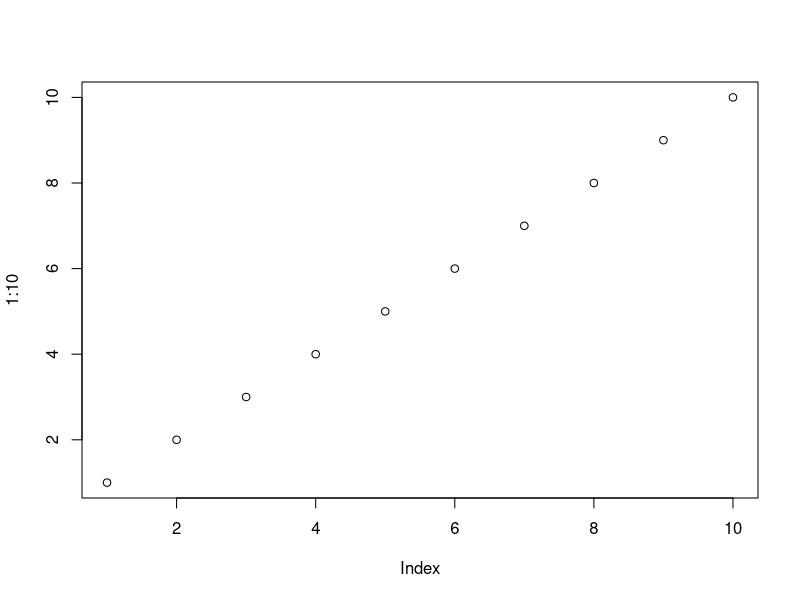
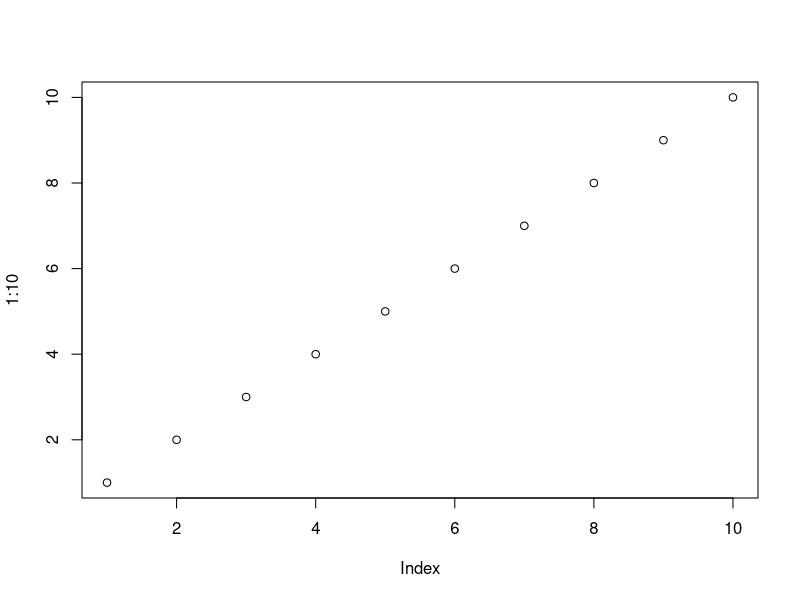
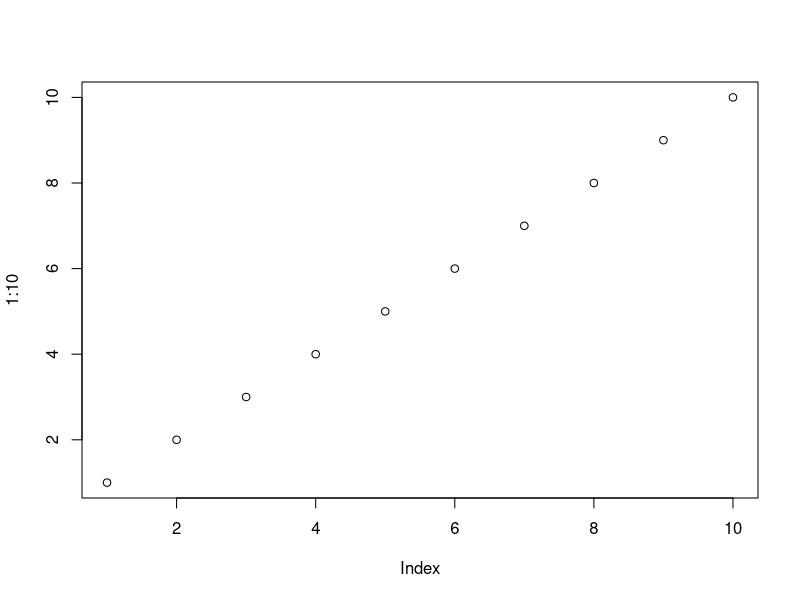
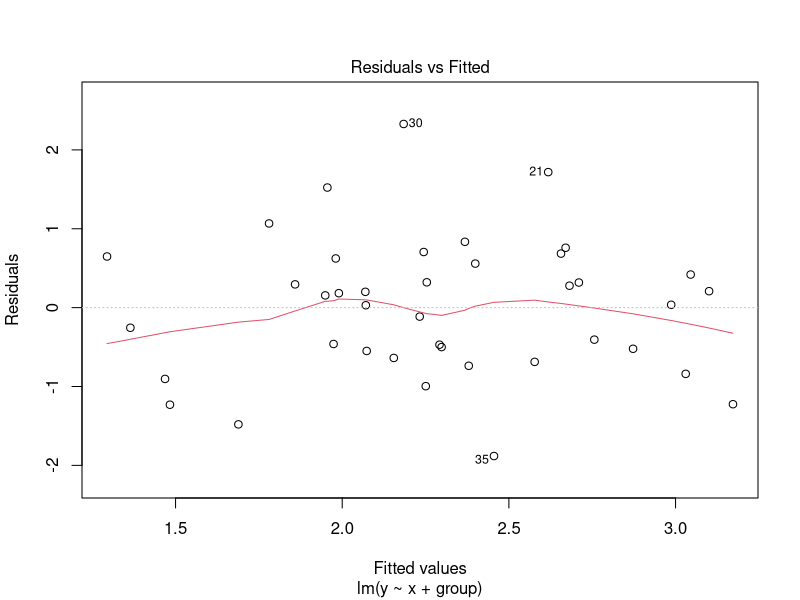

R code for these plots, in order:
## ---- chunk 1
head(cars)
## ---- chunk 2
a <- 1
## ---- chunk 3
matrix(runif(20), 4, 5) # matrix of random numbers
## ---- chunk 4
b <- a + 1
## ---- chunk 5
plot(1:10)
## ---- chunk 6
plot(1:10)
## ---- chunk 7
plot(1:10)
## ---- chunk 8
# This block is hidden because it's ugly - generate a data set
n <- 40
set.seed(1)
x <- runif(n)
g <- sample(2, n, replace=TRUE)
y <- rnorm(n, x) + g
d <- data.frame(x, y, group=g)
rm(n, x, y, g)
## ---- chunk 9
head(d)
## ---- chunk 10
fit <- lm(y ~ x + group, d)
## ---- chunk 11
anova(fit)
## ---- chunk 12
summary(fit)
## ---- chunk 13
plot(fit, 1)
## ---- chunk 14
writeLines(sprintf("![some kittens](http://placekitten.com/g/%d00/100)  ", 1:6))
